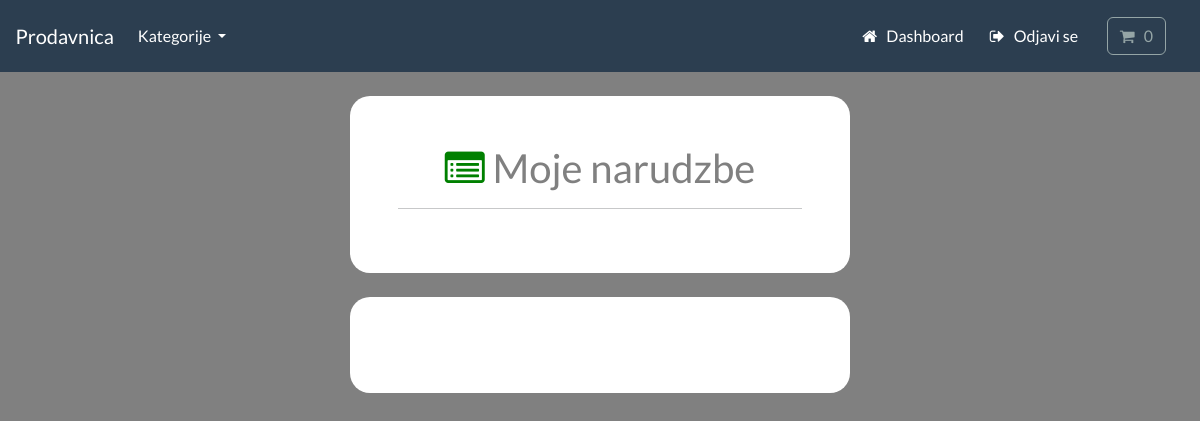
Page /account/track-orders (signed in) on the earlier database version.
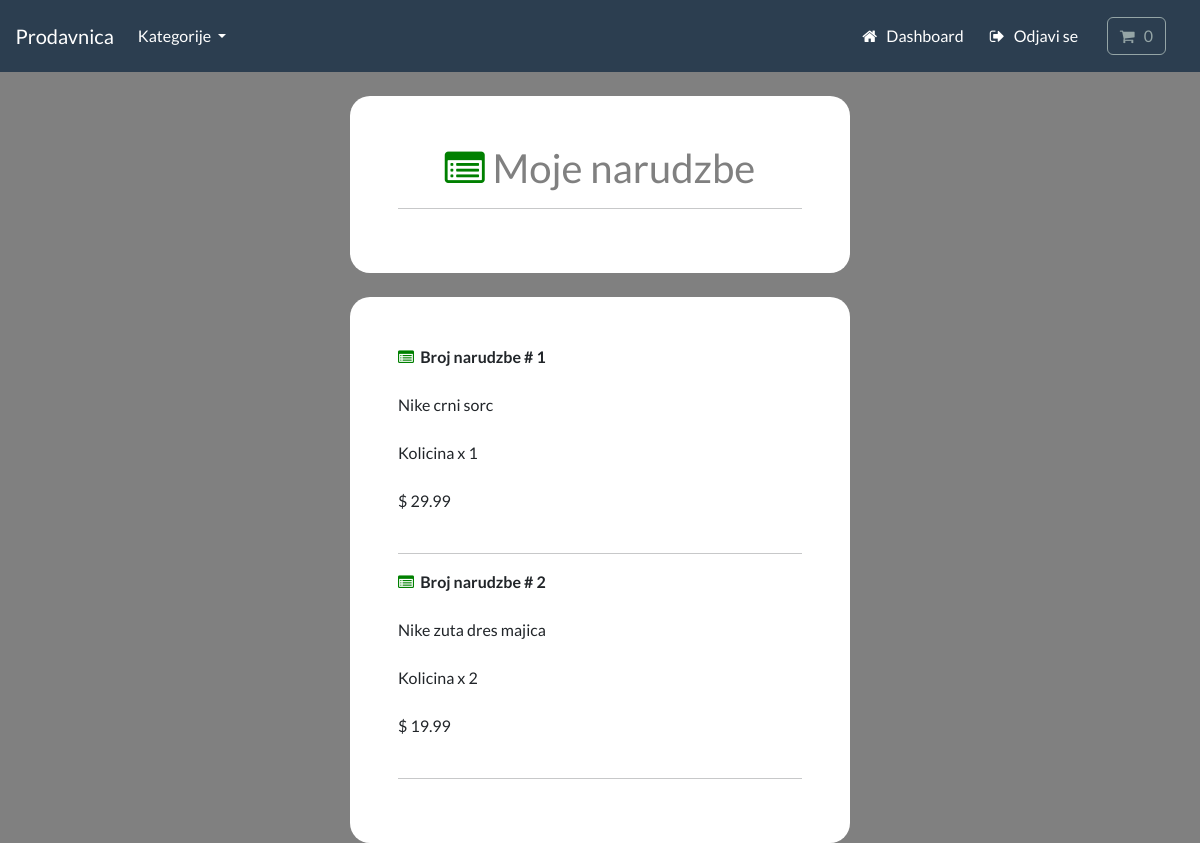
Same page on the later database version.
### payment/models.py (models this page shows, shortened)
class OrderItem(models.Model):
    order = models.ForeignKey(Order, on_delete=models.CASCADE, null=True)
    product = models.ForeignKey(Product, on_delete=models.CASCADE, null=True)
    quantity = models.PositiveIntegerField(default=1)
    price = models.DecimalField(max_digits=8, decimal_places=2)
    user = models.ForeignKey(User, on_delete=models.CASCADE, null=True, blank=True)

### store/models.py (models this page shows, shortened)
class Product(models.Model):
    category = models.ForeignKey(Category, related_name='product', on_delete=models.CASCADE, null=True)
    title = models.CharField(max_length=250)
    brand = models.CharField(max_length=250, default='un-branded')
    description = models.TextField(blank=True)
    slug = models.SlugField(max_length=255)
    price = models.DecimalField(max_digits=4, decimal_places=2)
    image = models.ImageField(upload_to='images/')
    class Meta:
        verbose_name_plural = 'products'
    def __str__(self):
        return self.title

### account/views.py (the view)
# urls.py: path('track-orders', views.track_orders, name='track-orders'),
@login_required(login_url='my-login')
def track_orders(request):
    try:
        orders = OrderItem.objects.filter(user=request.user)
        context = {'orders': orders}
        return render(request, 'account/track-orders.html', context=context)
    except:
        return render(request, 'account/track-orders.html')

### cart/cart.py (called while the page is built)
    def __len__(self):
        return sum(item['qty'] for item in self.cart.values())

### cart/context_processors.py (called while the page is built)
def cart(request):
    return {'cart': Cart(request)}

### store/models.py (called while the page is built)
    def get_absolute_url(self):
        return reverse('list-category', args=[self.slug])

### store/views.py (called while the page is built)
def categories(request):
    all_categories = Category.objects.all()
    return {'all_categories': all_categories}

### account/templates/account/track-orders.html (shortened to what this page needs)
{% include "store/base.html" %}
{% load static %}
{% load crispy_forms_tags %}
{% block content %}
    <div class="container bg-white shadow-md p-5 form-layout">
        <div class="text-center">
            <h2 style="color:grey"> <i class="fa fa-list-alt" style="color:green" aria-hidden="true"></i>&nbsp;Moje narudzbe</h2>
            <hr>
        </div>
    </div>
    <div class="container bg-white shadow-md p-5 form-layout">
         {% for order in orders %}
         <strong> <i class="fa fa-list-alt" style="color:green" aria-hidden="true"></i>&nbsp; Broj narudzbe # {{order.id}}</strong>
         <br>
         <br>
         {{order.product}}
         <br>
         <br>
         Kolicina x {{order.quantity}}
         <br>
         <br>
         $ {{order.price}}
         <br>
         <br>
         <hr>
         {% endfor %}
    </div>
{% endblock %}

### store/templates/store/base.html (shortened to what this page needs)
{% load static %}
<!DOCTYPE html>
<html>
    <head>
        <link rel="stylesheet" href="https://bootswatch.com/5/flatly/bootstrap.min.css">
        <link rel="stylesheet" href="https://cdnjs.cloudflare.com/ajax/libs/font-awesome/4.7.0/css/font-awesome.min.css">
        <link rel="stylesheet" href="{% static 'css/styles.css' %}">
    </head>
    <nav class="navbar navbar-expand-lg bg-primary justify-content-center">
        <a class="navbar-brand main-heading text-white" href="{% url 'store' %}">
        &nbsp; &nbsp; Prodavnica
        </a>
        <div class="collapse navbar-collapse" id="navbarCollapse">
            <ul class="navbar-nav me-auto mb-2 mb-md-0">
                <li class="nav-item dropdown">
                    <a class="nav-link dropdown-toggle text-white" href="#" id="navbarDropdown" role="button"
                    data-bs-toggle="dropdown" aria-expanded="false">
                        Kategorije
                    </a>
                </li>
            </ul>
        </div>
        <div class="collapse navbar-collapse text-center" id="navbarNavDropdown">
            <ul class="navbar-nav ms-auto">
                {% if user.is_authenticated %}
                    <li class="nav-item">
                        <a class="btn btn-alert navbar-btn text-white" type="button"  href="{% url 'dashboard' %}"><i class="fa fa-home" aria-hidden="true"></i> &nbsp; Dashboard </a>
                    </li>
                {% endif %}
                {% if user.is_authenticated %}
                    <li class="nav-item">
                        <a class="btn btn-alert navbar-btn text-white" type="button"  href="{% url 'user-logout' %}"> <i class="fa fa-sign-out" aria-hidden="true"></i> &nbsp; Odjavi se</a>
                    </li>
                {% endif %}
                <li class="nav-item">
                    <a type="button" role="button" href="{% url 'cart-summary' %}" class="btn btn-outline-secondary">
                        <i class="fa fa-shopping-cart" aria-hidden="true"> </i>
                        <div id="cart-qty" class="d-inline-flex">
                            {% with qty_amount=cart|length %}
                                {% if qty_amount > 0 %}
                                    {{ qty_amount }}
                                    {% else %}
                                        0
                                {% endif %}
                            {% endwith %}
                        </div>
                    </a>
                </li>
            </ul>
        </div>
    </nav>
    <body>
    </body>
</html>

### static/css/styles.css (style rules this page uses)
.form-layout { border-radius: 20px; width: 500px }

### account/templates/account/track-orders.html (style rules this page uses)
body { background-color:gray; }

Differences in the rows shown:
added OrderItem: id "1", product "Nike crni sorc", quantity "1", price "29.99"
added OrderItem: id "2", product "Nike zuta dres majica", quantity "2", price "19.99"
